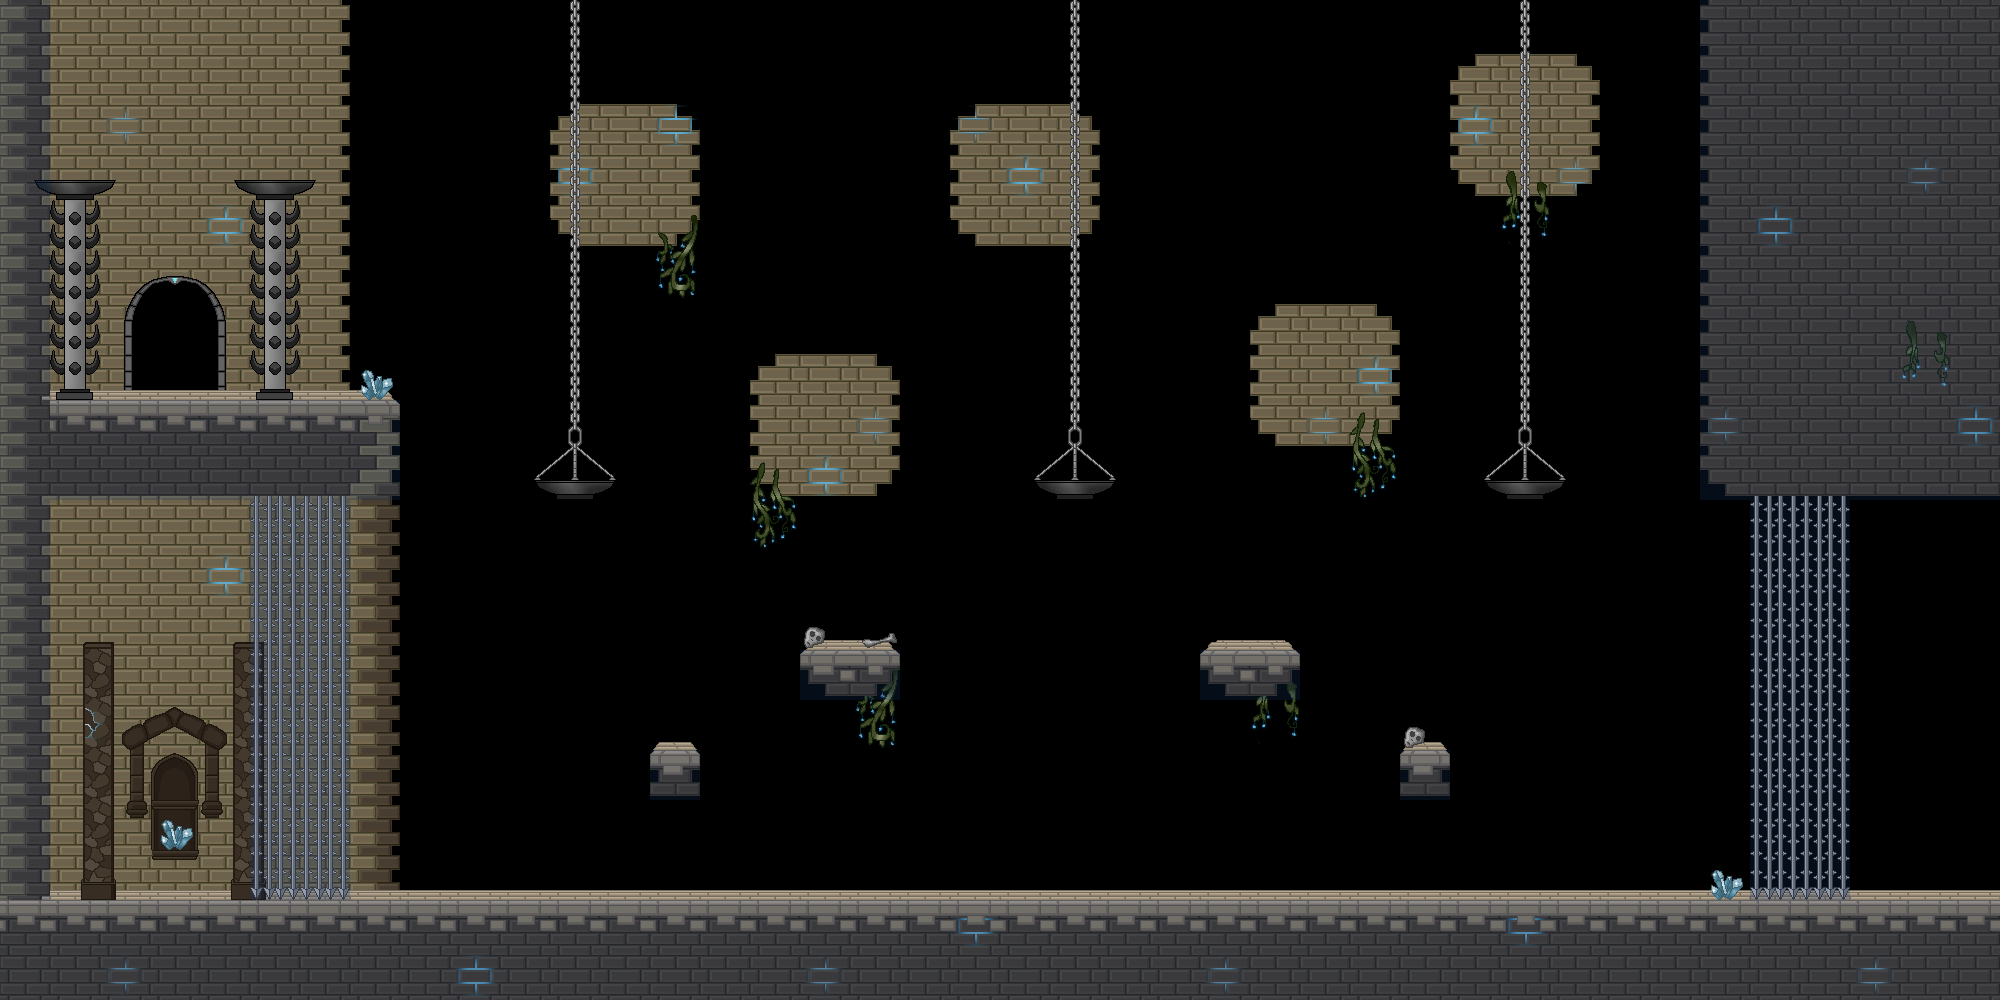

This game map was drawn from its Tiled (.tmx) file and the tilesets committed beside it. A one-line description and the trimmed map source follow:
An orthogonal 40x20 tile map with 50x50 px tiles, 7 tile layers (BG 1, BG 2, BG 3, BG 4, ...), 5 tilesets and 12 objects.

<map version="1.2" tiledversion="1.2.5" orientation="orthogonal" renderorder="right-down" width="40" height="20" tilewidth="50" tileheight="50" infinite="0" nextlayerid="11" nextobjectid="40">
 <properties>
  <property name="backgroundlayers" value="-1.0,res/level/boss_khajag/layer_inf.png" />
  <property name="bosslevel" value="res/level/boss_khajag/boss_khajag.lua" />
  <property name="dimming" value="0.6" />
  <property name="musicpath" value="res/music/boss_khajag.ogg" />
  <property name="tilesetpath" value="res/level/boss_khajag/tileset_level_boss_khajag.png" />
 </properties>
 <tileset firstgid="1" name="tileset_level_boss_khajag" tilewidth="50" tileheight="50" spacing="2" margin="1" tilecount="529" columns="23">
  <image source="tileset_level_boss_khajag.png" width="1200" height="1200" />
  <tile id="96">
   <properties>
    <property name="light" value="48,30,200,300,0.8" />
   </properties>
  </tile>
  <tile id="147">
   <properties>
    <property name="light" value="25,25,100,100,0.5" />
   </properties>
  </tile>
  <tile id="148">
   <properties>
    <property name="light" value="25,25,100,100,0.2" />
   </properties>
  </tile>
  <tile id="189">
   <properties>
    <property name="light" value="25,30,100,100,0.6" />
   </properties>
  </tile>
  <tile id="216">
   <properties>
    <property name="light" value="25,30,150,200,0.5" />
   </properties>
  </tile>
  <tile id="312">
   <properties>
    <property name="light" value="50,25,100,100,0.4" />
   </properties>
  </tile>
 </tileset>
 <tileset firstgid="530" name="tileset_level_dynamic_tiles" tilewidth="50" tileheight="50" spacing="2" margin="1" tilecount="560" columns="40">
  <image source="../../convenience/tilesets/tileset_level_dynamic_tiles.png" width="2080" height="728" />
  <tile id="3">
   <properties>
    <property name="light" value="25,30,50,70,1.0" />
   </properties>
  </tile>
 </tileset>
 <tileset firstgid="1090" name="tileset_enemies" tilewidth="50" tileheight="50" spacing="2" margin="1" tilecount="50" columns="5">
  <image source="../../convenience/tilesets/tileset_enemies.png" width="260" height="520" />
 </tileset>
 <tileset firstgid="1140" name="spritesheet_levelitems" tilewidth="50" tileheight="50" tilecount="576" columns="24">
  <image source="../../convenience/tilesets/spritesheet_levelitems.png" width="1200" height="1200" />
  <tile id="1">
   <properties>
    <property name="id" value="mi_goldengoblet" />
   </properties>
  </tile>
 </tileset>
 <tileset firstgid="1716" name="tileset_crystalcrypt" tilewidth="50" tileheight="50" spacing="2" margin="1" tilecount="529" columns="23">
  <image source="../crystalcrypt/tileset_level_crystalcrypt.png" width="1200" height="1200" />
  <tile id="96">
   <properties>
    <property name="light" value="48,30,200,300,0.8" />
   </properties>
  </tile>
  <tile id="147">
   <properties>
    <property name="light" value="25,25,100,100,0.5" />
   </properties>
  </tile>
  <tile id="148">
   <properties>
    <property name="light" value="25,25,100,100,0.2" />
   </properties>
  </tile>
  <tile id="189">
   <properties>
    <property name="light" value="25,30,100,100,0.6" />
   </properties>
  </tile>
  <tile id="216">
   <properties>
    <property name="light" value="25,30,150,200,0.5" />
   </properties>
  </tile>
  <tile id="312">
   <properties>
    <property name="light" value="50,25,100,100,0.4" />
   </properties>
  </tile>
 </tileset>
 <layer id="1" name="BG 1" width="40" height="20">
  <data>[800 cells, 375 non-empty, 25 distinct tile ids]</data>
 </layer>
 <layer id="2" name="BG 2" width="40" height="20">
  <data>[800 cells, 146 non-empty, 38 distinct tile ids]</data>
 </layer>
 <layer id="3" name="BG 3" width="40" height="20">
  <data>[800 cells, 85 non-empty, 27 distinct tile ids]</data>
 </layer>
 <layer id="4" name="BG 4" width="40" height="20">
  <data>[800 cells, 12 non-empty, 7 distinct tile ids]</data>
 </layer>
 <objectgroup id="5" name="dynamic">
  <object id="28" gid="549" x="550" y="500" width="50" height="50">
   <properties>
    <property name="color" value="blue" />
   </properties>
  </object>
  <object id="29" gid="549" x="1050" y="500" width="50" height="50">
   <properties>
    <property name="color" value="blue" />
   </properties>
  </object>
  <object id="30" gid="549" x="1500" y="500" width="50" height="50">
   <properties>
    <property name="color" value="blue" />
   </properties>
  </object>
  <object id="31" gid="549" x="250" y="200" width="50" height="50">
   <properties>
    <property name="color" value="blue" />
    <property name="layer" value="bg" />
   </properties>
  </object>
  <object id="33" gid="549" x="50" y="200" width="50" height="50">
   <properties>
    <property name="color" value="blue" />
    <property name="layer" value="bg" />
   </properties>
  </object>
  <object id="35" gid="613" x="800" y="400" width="50" height="50">
   <properties>
    <property name="color" value="blue" />
   </properties>
  </object>
  <object id="36" gid="613" x="1300" y="350" width="50" height="50">
   <properties>
    <property name="color" value="blue" />
   </properties>
  </object>
  <object id="37" gid="613" x="150" y="600" width="50" height="50">
   <properties>
    <property name="color" value="blue" />
   </properties>
  </object>
  <object id="38" gid="613" x="150" y="100" width="50" height="50">
   <properties>
    <property name="color" value="blue" />
   </properties>
  </object>
  <object id="39" gid="613" x="1800" y="350" width="50" height="50">
   <properties>
    <property name="color" value="blue" />
   </properties>
  </object>
 </objectgroup>
 <objectgroup id="6" name="lever">
  <object id="34" gid="699" x="50" y="850" width="50" height="50" />
 </objectgroup>
 <layer id="7" name="LFG 1" width="40" height="20">
  <data>[800 cells, 15 non-empty, 3 distinct tile ids]</data>
 </layer>
 <layer id="8" name="LFG 2" width="40" height="20">
  <data>[800 cells, 36 non-empty, 5 distinct tile ids]</data>
 </layer>
 <layer id="9" name="collidable" width="40" height="20">
  <data>[800 cells, 210 non-empty, 1 distinct tile ids]</data>
 </layer>
 <objectgroup id="10" name="enemy">
  <object id="21" gid="1102" x="1100" y="850" width="50" height="50">
   <properties>
    <property name="fo_ham" value="2" />
    <property name="gold" value="20" />
    <property name="mi_firstguardianheart" value="1" />
    <property name="questtarget" value="zeffs_curse,MysteriousBeast" />
    <property name="questtarget2" value="cavern_beast,CavernBeast" />
   </properties>
  </object>
 </objectgroup>
</map>
